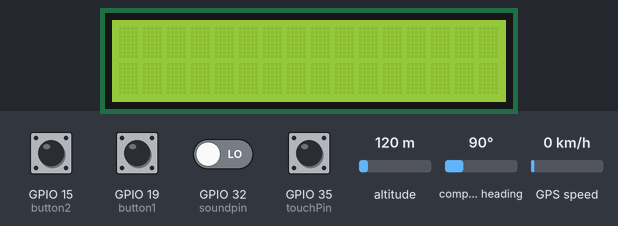
Bench run of a sketch on a simulated ESP32. On the bench: 16×2 character LCD. Inputs (shaded band) come from the test bench; at power-on: GPIO 15 (button2), GPIO 19 (button1), GPIO 32 (soundpin), GPIO 35 (touchPin) LOW, altitude 120 m, compass heading 90°, GPS speed 0 km/h. The GPS gets a fix after 3 s at 37.7749, -122.4194 with 8 satellites; the modem accepts every AT command (registered, SIM ready, sends succeed) and sends nothing else; what the sketch prints to the serial monitor is not drawn.

Above: at 1.3 s.
1.4 s: GPIO 32 (soundpin) driven HIGH
At 6.0 s:
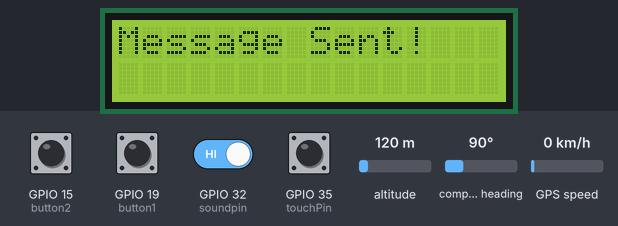
Timing chart, 0 to 7.5 s (numbered marks = the images above; inputs shaded):
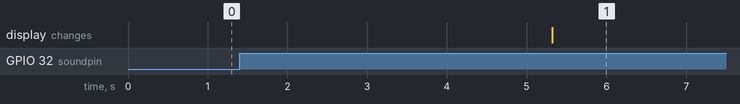

Measured:
- after the input at 1.4 s, the display: changes after 3.9 s (image 1)

The sketch:

Esp32_transmitter.ino
```cpp
#include <Wire.h>
#include <LiquidCrystal_I2C.h>
#include <SoftwareSerial.h>
#include <TinyGPS++.h> // https://github.com/mikalhart/TinyGPSPlus/tree/master
#include <esp_now.h>
#include <WiFi.h>

SoftwareSerial SIM900A(16,17);
const int button1=19;
int i=0;
int j=0;
const int button2=15;
const int touchPin=35;
const int soundpin=32;
LiquidCrystal_I2C lcd(0x27, 16, 2);

// GPS setup
#define GPS_TX_PIN 27
#define GPS_RX_PIN 26
TinyGPSPlus gps;
unsigned long timestamp;
float lat = 0;
float lng = 0;
String message = "";
char phone_no[] = "+91xxxxxxxxxx";

// ESP-NOW setup
typedef struct test_struct {
  int a;
} test_struct;

test_struct test;

uint8_t broadcastAddress1[] = {0xFC, 0xE8, 0xC0, 0xCE, 0x6C, 0xD0}; // Replace with receiver MAC
esp_now_peer_info_t peerInfo;

void OnDataSent(const uint8_t *mac_addr, esp_now_send_status_t status) {
  Serial.print("ESP-NOW Send Status: ");
  Serial.println(status == ESP_NOW_SEND_SUCCESS ? "Success" : "Fail");
}

// Setup function
void setup() {
  SIM900A.begin(9600);
  Serial.begin(115200);
  Serial.println("Wait ...");

  // GPS Serial port
  Serial1.begin(9600, SERIAL_8N1, GPS_TX_PIN, GPS_RX_PIN);
  Serial.println ("Text Messege Module Ready & Verified");

  lcd.init();
  lcd.backlight();
  lcd.setCursor(0, 0);

  pinMode(button1, INPUT);
  pinMode(button2, INPUT);
  pinMode(touchPin, INPUT);
  pinMode(soundpin,INPUT);
  delay(100);

  // ESP-NOW init
  WiFi.mode(WIFI_STA);
  if (esp_now_init() != ESP_OK) {
    Serial.println("ESP-NOW init failed");
    return;
  }
  esp_now_register_send_cb(OnDataSent);
  memcpy(peerInfo.peer_addr, broadcastAddress1, 6);
  peerInfo.channel = 0;
  peerInfo.encrypt = false;
  if (esp_now_add_peer(&peerInfo) != ESP_OK){
    Serial.println("Failed to add peer");
    return;
  }
}

// Main loop
void loop() {
  get_gps_data();
  i = digitalRead(button1);
  j = digitalRead(button2);
  int touchValue = digitalRead(touchPin);
  Serial.print("touchvalue:");
  Serial.println(touchValue);
  int soundvalue= digitalRead(soundpin);
  Serial.print("soundvalue:");
  Serial.println(soundvalue);

  Serial.print("button1:");
  Serial.println(i);
  Serial.print("button2:");
  Serial.println(j);

  if (i == HIGH||soundvalue==HIGH||touchValue==HIGH) {
    // Send ESP-NOW signal
    test.a = 1;
    esp_err_t result = esp_now_send(broadcastAddress1, (uint8_t *) &test, sizeof(test_struct));
    if (result == ESP_OK) {
      Serial.println("ESP-NOW signal sent successfully");
    } else {
      Serial.println("ESP-NOW signal failed");
    }

    // GSM + GPS functions
    Serial.println ("Sending Message please wait….");
    SIM900A.println("AT+CMGF=1");
    delay(1000);
    Serial.println ("Set SMS Number");
    SIM900A.println("AT+CMGS=\"+91xxxxxxxxxx\"\r");
    delay(1000);
    Serial.println ("Set SMS Content");
    SIM900A.println("Help,I am in danger");
    SIM900A.print("https://www.google.com/maps/place/");
    SIM900A.print(lat, 6);
    SIM900A.print(",");
    SIM900A.print(lng, 6);
    delay(100);
    Serial.println ("Done");
    SIM900A.println((char)26);
    Serial.println ("Message sent succesfully");

    delay(1000);
    lcd.clear();
    lcd.setCursor(0, 0);
    lcd.print("Message Sent!");
    delay(4000);

    Serial.println("Initializing....");
    initModule("AT", "OK", 1000);
    callUp(phone_no);
    delay(1000);

    if (SIM900A.available() > 0) {
      lcd.clear();
      String message = "";
      int newlineCount = 0;
      bool messageStart = false;
      while (SIM900A.available()) {
        char c = SIM900A.read();
        if (c == '\n') {
          newlineCount++;
          if (newlineCount == 2) {
            messageStart = true;
            continue;
          }
        }
        if (messageStart) {
          message += c;
        }
        delay(10);
      }
      lcd.setCursor(0, 0);
      lcd.print(message.substring(0, 16));
      lcd.setCursor(0, 1);
      if (message.length() > 16) {
        lcd.print(message.substring(16, 32));
      }

    }
    lcd.clear();
  }

  if (j == HIGH) {
    Serial.println ("Sending Message please wait….");
    SIM900A.println("AT+CMGF=1");
    delay(1000);
    Serial.println ("Set SMS Number");
    SIM900A.println("AT+CMGS=\"+91xxxxxxxxxx\"\r");
    delay(1000);
    Serial.println ("Set SMS Content");
    SIM900A.println("Sorry,sent by mistake");
    delay(100);
    Serial.println ("Done");
    SIM900A.println((char)26);
    Serial.println ("Message sent succesfully");
  }

  delay(2000);
}

// Function to get GPS data
void get_gps_data() {
  Serial.println("Getting GPS data: ");
  while (Serial1.available() > 0) {
    gps.encode(Serial1.read());
  }
  if (gps.location.isValid()) {
    lat = gps.location.lat();
    lng = gps.location.lng();
    Serial.print("Latitude = ");
    Serial.println(lat, 6);
    Serial.print("Longitude = ");
    Serial.println(lng, 6);
  } else {
    Serial.println(F("Invalid GPS data"));
  }
  Serial.println();
}

void callUp(char *number) {
  SIM900A.print("ATD + ");
  SIM900A.print(number);
  SIM900A.println(";");
  delay(20000);
  SIM900A.println("ATH");
  delay(100);
}

void initModule(String cmd, char *res, int t) {
  while (1) {
    Serial.println(cmd);
    SIM900A.println(cmd);
    delay(100);
    while (SIM900A.available() > 0) {
      if (SIM900A.find(res)) {
        Serial.println(res);
        delay(t);
        return;
      } else {
        Serial.println("Error");
      }
    }
    delay(t);
  }
}

void ReceiveMessage() {
  Serial.println("Receiving Messages");
  lcd.clear();
  lcd.setCursor(0, 0);
  lcd.print("Receiving...");
  SIM900A.println("AT+CNMI=2,2,0,0,0");
  delay(1000);
  lcd.clear();
  lcd.setCursor(0, 0);
  lcd.print("Msg Received");
}
```
